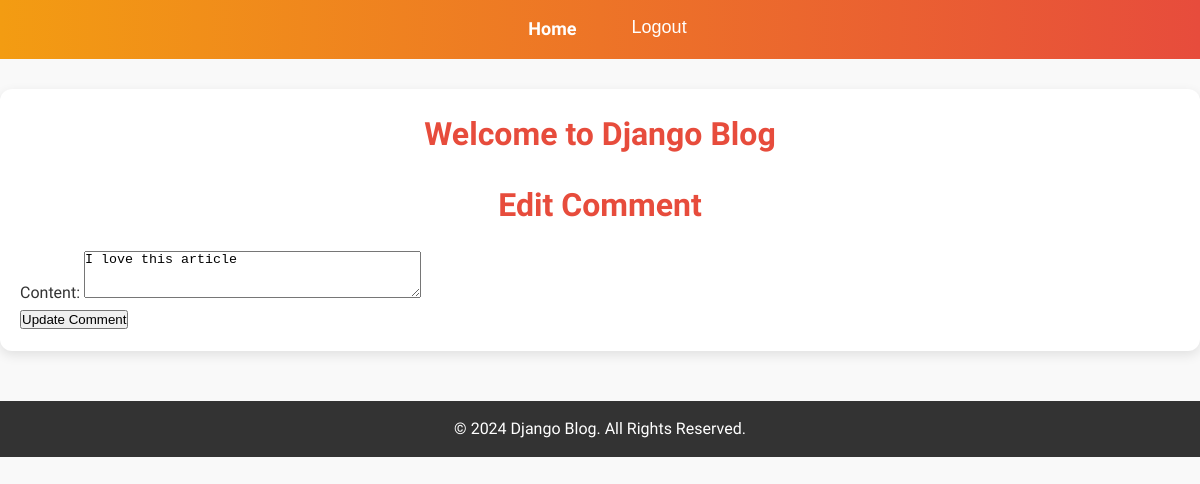
Before: /comment/6/update/ (signed in) with the older database file.
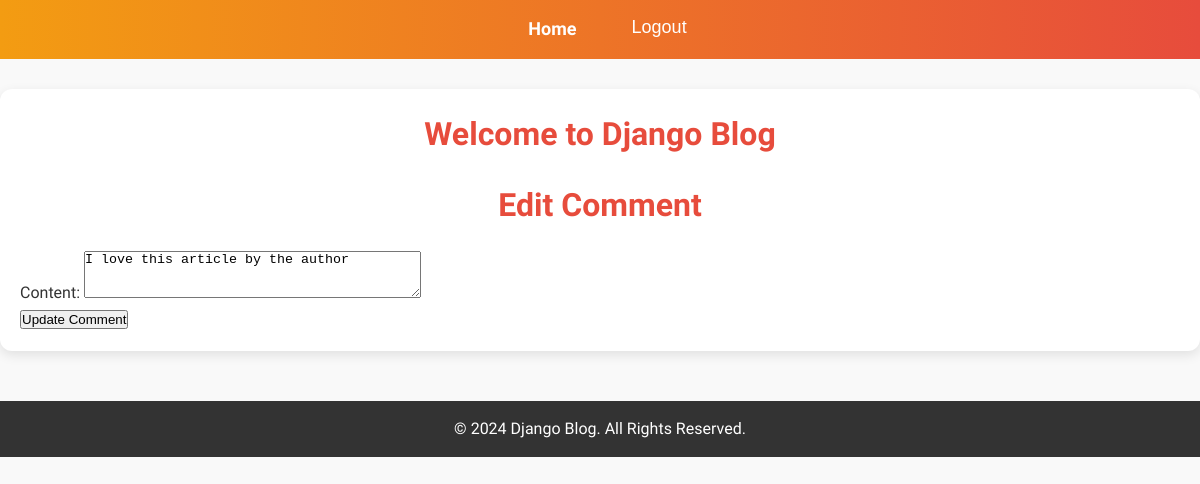
After: the same page with the newer database file.
### blog/models.py (models this page shows, shortened)
class Comment(models.Model):
    post = models.ForeignKey(Post, related_name='comments', on_delete=models.CASCADE)
    author = models.ForeignKey(User, on_delete=models.CASCADE)
    content = models.TextField()
    created_at = models.DateTimeField(auto_now_add=True)
    updated_at = models.DateTimeField(auto_now=True)

### blog/views.py (the view, shortened to what this page needs)
# urls.py: path('comment/<int:pk>/update/', CommentUpdateView.as_view(), name='edit-comment'),
class CommentUpdateView(LoginRequiredMixin, UserPassesTestMixin, UpdateView):
    model = Comment
    form_class = CommentForm
    template_name = 'blog/edit_comment.html'
    def test_func(self):
        comment = self.get_object()
        return self.request.user == comment.author

### blog/forms.py
class CommentForm(forms.ModelForm):
    class Meta:
        model = Comment
        fields = ['content']  # Only the content field is visible in the form
        widgets = {
            'content': forms.Textarea(attrs={'rows': 3}),
        }

### blog/templates/blog/edit_comment.html (shortened to what this page needs)
{% extends 'blog/base.html' %}
{% block content %}
    <h2>Edit Comment</h2>
    <form method="post">
        {{ form.as_p }}
        <button type="submit">Update Comment</button>
    </form>
{% endblock %}

Changed rows visible on the page:
changed Comment: content "I love this article" → "I love this article by the author"
